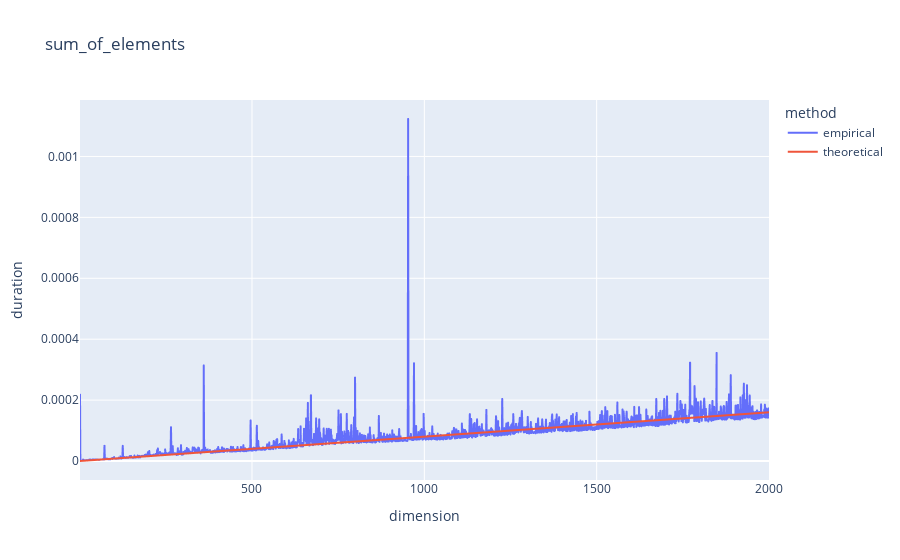

Notebook code cell kept with this figure:
### Code cell
dimensions, durations_emp, title = main("sum_of_elements")
durations_th = [0.00000008 * dimensions[i]  for i in range(len(dimensions))]
visualization(dimensions, durations_emp, durations_th, title)

### Figure 1 — Plotly figure (JSON) as saved in the notebook; plotly's stock layout.template omitted (floating-point values rounded to 4 significant figures; data arrays with more than 128 entries replaced by an {"elided": "..."} marker saying what was removed)
{"data": [{"hovertemplate": "method=empirical<br>dimension=%{x}<br>duration=%{y}<extra></extra>", "legendgroup": "empirical", "line": {"color": "#636efa", "dash": "solid"}, "marker": {"symbol": "circle"}, "mode": "lines", "name": "empirical", "showlegend": true, "type": "scattergl", "x": {"elided": "2000 int values"}, "xaxis": "x", "y": {"elided": "2000 float values"}, "yaxis": "y"}, {"hovertemplate": "method=theoretical<br>dimension=%{x}<br>duration=%{y}<extra></extra>", "legendgroup": "theoretical", "line": {"color": "#EF553B", "dash": "solid"}, "marker": {"symbol": "circle"}, "mode": "lines", "name": "theoretical", "showlegend": true, "type": "scattergl", "x": {"elided": "2000 int values"}, "xaxis": "x", "y": {"elided": "2000 float values"}, "yaxis": "y"}], "layout": {"legend": {"title": {"text": "method"}, "tracegroupgap": 0}, "title": {"text": "sum_of_elements"}, "xaxis": {"anchor": "y", "domain": [0, 1], "title": {"text": "dimension"}}, "yaxis": {"anchor": "x", "domain": [0, 1], "title": {"text": "duration"}}}}
